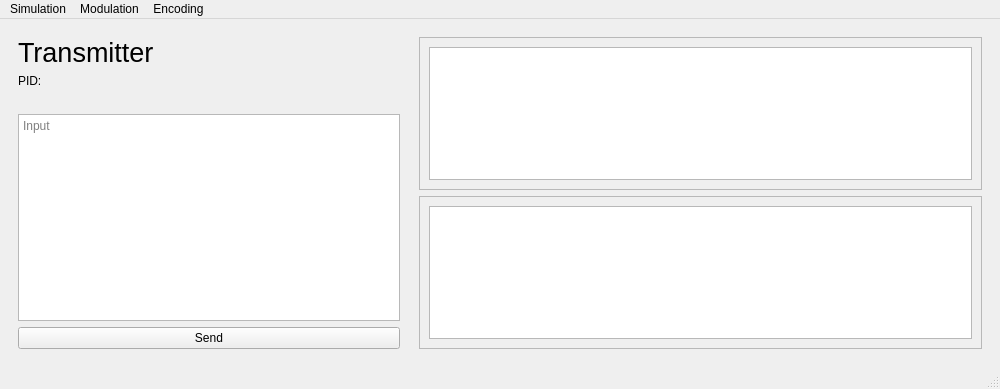
<?xml version="1.0" encoding="UTF-8"?>
<ui version="4.0">
 <class>Transmitter</class>
 <widget class="QMainWindow" name="Transmitter">
  <property name="geometry">
   <rect>
    <x>0</x>
    <y>0</y>
    <width>1000</width>
    <height>389</height>
   </rect>
  </property>
  <property name="windowTitle">
   <string>Transmitter</string>
  </property>
  <widget class="QWidget" name="centralwidget">
   <layout class="QHBoxLayout" name="horizontalLayout">
    <item>
     <widget class="QSplitter" name="splitter">
      <property name="orientation">
       <enum>Qt::Orientation::Horizontal</enum>
      </property>
      <property name="opaqueResize">
       <bool>false</bool>
      </property>
      <property name="handleWidth">
       <number>1</number>
      </property>
      <widget class="QFrame" name="frame">
       <property name="maximumSize">
        <size>
         <width>400</width>
         <height>16777215</height>
        </size>
       </property>
       <property name="frameShape">
        <enum>QFrame::Shape::NoFrame</enum>
       </property>
       <layout class="QVBoxLayout" name="verticalLayout_2">
        <item>
         <widget class="QLabel" name="label_transmitter">
          <property name="font">
           <font>
            <pointsize>20</pointsize>
           </font>
          </property>
          <property name="text">
           <string>Transmitter</string>
          </property>
         </widget>
        </item>
        <item>
         <widget class="QLabel" name="label_pid">
          <property name="layoutDirection">
           <enum>Qt::LayoutDirection::LeftToRight</enum>
          </property>
          <property name="text">
           <string>PID:</string>
          </property>
         </widget>
        </item>
        <item>
         <spacer name="verticalSpacer_2">
          <property name="orientation">
           <enum>Qt::Orientation::Vertical</enum>
          </property>
          <property name="sizeType">
           <enum>QSizePolicy::Policy::Fixed</enum>
          </property>
          <property name="sizeHint" stdset="0">
           <size>
            <width>20</width>
            <height>20</height>
           </size>
          </property>
         </spacer>
        </item>
        <item>
         <widget class="QPlainTextEdit" name="input_box">
          <property name="documentTitle">
           <string/>
          </property>
          <property name="placeholderText">
           <string>Input</string>
          </property>
         </widget>
        </item>
        <item>
         <widget class="QPushButton" name="btn_send">
          <property name="text">
           <string>Send</string>
          </property>
         </widget>
        </item>
       </layout>
      </widget>
      <widget class="QFrame" name="frame_2">
       <property name="frameShape">
        <enum>QFrame::Shape::NoFrame</enum>
       </property>
       <layout class="QVBoxLayout" name="verticalLayout_3">
        <item>
         <widget class="QFrame" name="frame_3">
          <property name="frameShape">
           <enum>QFrame::Shape::StyledPanel</enum>
          </property>
          <property name="frameShadow">
           <enum>QFrame::Shadow::Raised</enum>
          </property>
          <layout class="QVBoxLayout" name="verticalLayout_4">
           <item>
            <widget class="QChartView" name="chart_bitstream"/>
           </item>
          </layout>
         </widget>
        </item>
        <item>
         <widget class="QFrame" name="frame_4">
          <property name="frameShape">
           <enum>QFrame::Shape::StyledPanel</enum>
          </property>
          <property name="frameShadow">
           <enum>QFrame::Shadow::Raised</enum>
          </property>
          <layout class="QVBoxLayout" name="verticalLayout_5">
           <item>
            <widget class="QChartView" name="chart_signal"/>
           </item>
          </layout>
         </widget>
        </item>
       </layout>
      </widget>
     </widget>
    </item>
   </layout>
  </widget>
  <widget class="QMenuBar" name="menubar">
   <property name="geometry">
    <rect>
     <x>0</x>
     <y>0</y>
     <width>1000</width>
     <height>23</height>
    </rect>
   </property>
   <widget class="QMenu" name="menuSimulation">
    <property name="title">
     <string>Simulation</string>
    </property>
    <addaction name="actionFrequency"/>
    <addaction name="actionSignal_Resolution"/>
   </widget>
   <widget class="QMenu" name="menuModulation">
    <property name="title">
     <string>Modulation</string>
    </property>
    <addaction name="actionNRZ_Polar"/>
    <addaction name="actionManchester"/>
    <addaction name="actionBipolar"/>
    <addaction name="actionASK"/>
    <addaction name="actionFSK"/>
    <addaction name="action8_QAM"/>
   </widget>
   <widget class="QMenu" name="menuEncoding">
    <property name="title">
     <string>Encoding</string>
    </property>
    <addaction name="actionByte_Counting"/>
    <addaction name="actionBite_Insertion"/>
    <addaction name="separator"/>
    <addaction name="actionParity_Bit"/>
    <addaction name="actionCRC"/>
    <addaction name="separator"/>
    <addaction name="actionHamming"/>
   </widget>
   <addaction name="menuSimulation"/>
   <addaction name="menuModulation"/>
   <addaction name="menuEncoding"/>
  </widget>
  <widget class="QStatusBar" name="statusbar"/>
  <action name="actionFrequency">
   <property name="text">
    <string>Frequency</string>
   </property>
  </action>
  <action name="actionSignal_Resolution">
   <property name="text">
    <string>Signal Resolution</string>
   </property>
  </action>
  <action name="actionNRZ_Polar">
   <property name="checkable">
    <bool>true</bool>
   </property>
   <property name="checked">
    <bool>true</bool>
   </property>
   <property name="text">
    <string>NRZ-Polar</string>
   </property>
  </action>
  <action name="actionManchester">
   <property name="checkable">
    <bool>true</bool>
   </property>
   <property name="text">
    <string>Manchester</string>
   </property>
  </action>
  <action name="actionBipolar">
   <property name="checkable">
    <bool>true</bool>
   </property>
   <property name="text">
    <string>Bipolar</string>
   </property>
  </action>
  <action name="actionASK">
   <property name="checkable">
    <bool>true</bool>
   </property>
   <property name="text">
    <string>ASK</string>
   </property>
  </action>
  <action name="actionFSK">
   <property name="checkable">
    <bool>true</bool>
   </property>
   <property name="text">
    <string>FSK</string>
   </property>
  </action>
  <action name="action8_QAM">
   <property name="checkable">
    <bool>true</bool>
   </property>
   <property name="text">
    <string>8-QAM</string>
   </property>
  </action>
  <action name="actionByte_Counting">
   <property name="checkable">
    <bool>true</bool>
   </property>
   <property name="checked">
    <bool>true</bool>
   </property>
   <property name="text">
    <string>Byte Counting</string>
   </property>
  </action>
  <action name="actionBite_Insertion">
   <property name="checkable">
    <bool>true</bool>
   </property>
   <property name="text">
    <string>Bite Insertion</string>
   </property>
  </action>
  <action name="actionParity_Bit">
   <property name="checkable">
    <bool>true</bool>
   </property>
   <property name="text">
    <string>Parity Bit</string>
   </property>
  </action>
  <action name="actionCRC">
   <property name="checkable">
    <bool>true</bool>
   </property>
   <property name="text">
    <string>CRC</string>
   </property>
  </action>
  <action name="actionHamming">
   <property name="checkable">
    <bool>true</bool>
   </property>
   <property name="text">
    <string>Hamming</string>
   </property>
  </action>
 </widget>
 <customwidgets>
  <customwidget>
   <class>QChartView</class>
   <extends>QGraphicsView</extends>
   <header>QtCharts</header>
  </customwidget>
 </customwidgets>
 <resources/>
 <connections/>
</ui>
